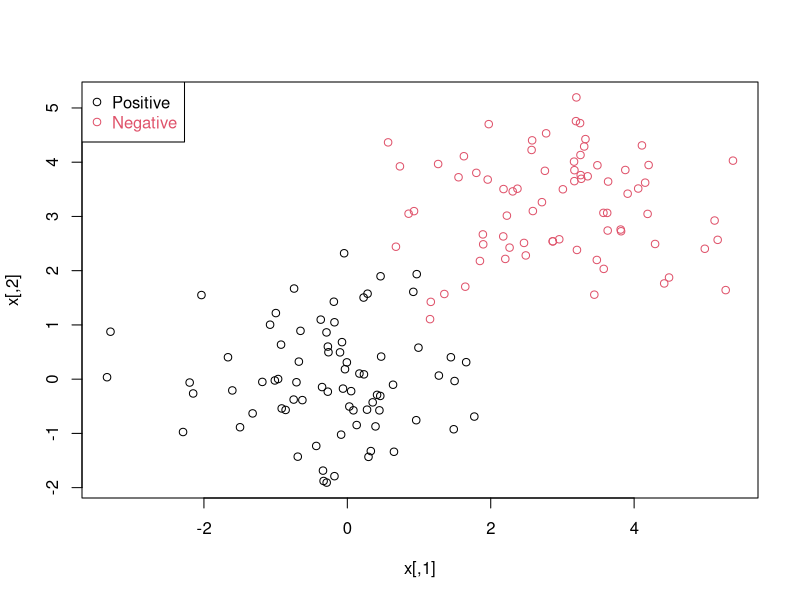
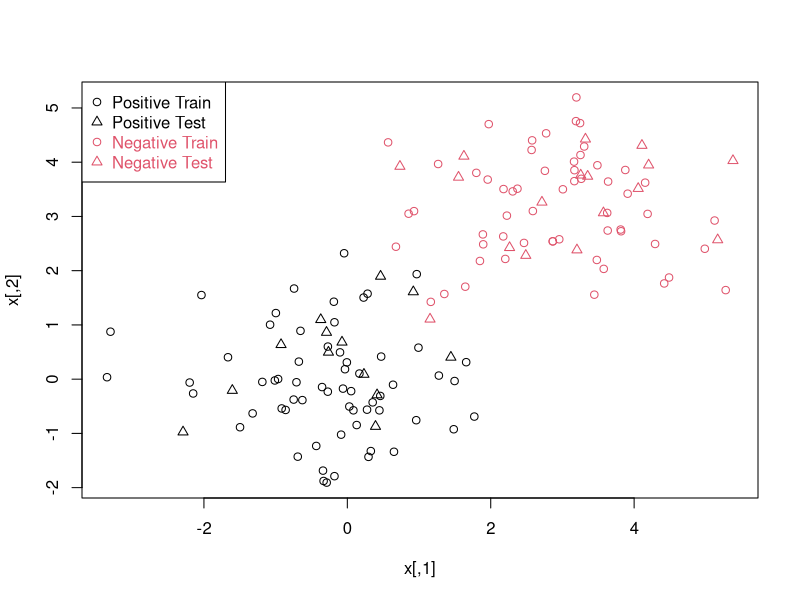
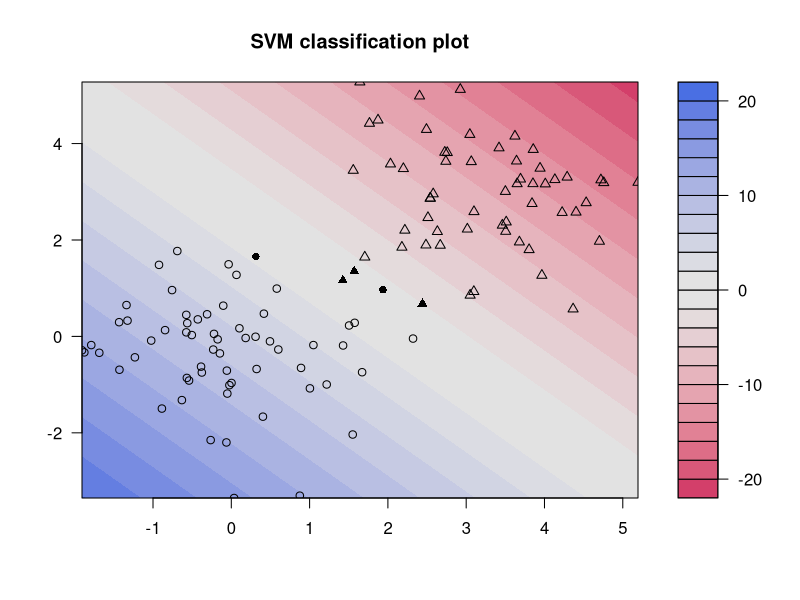
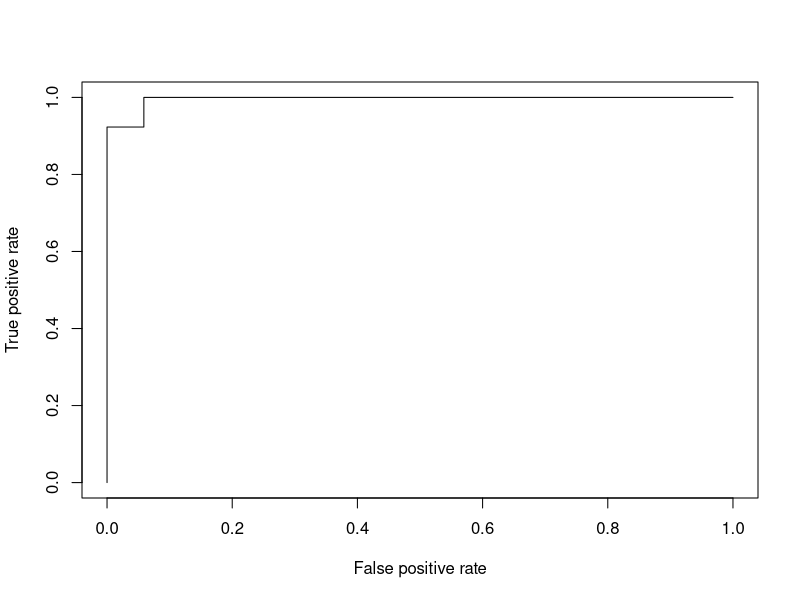
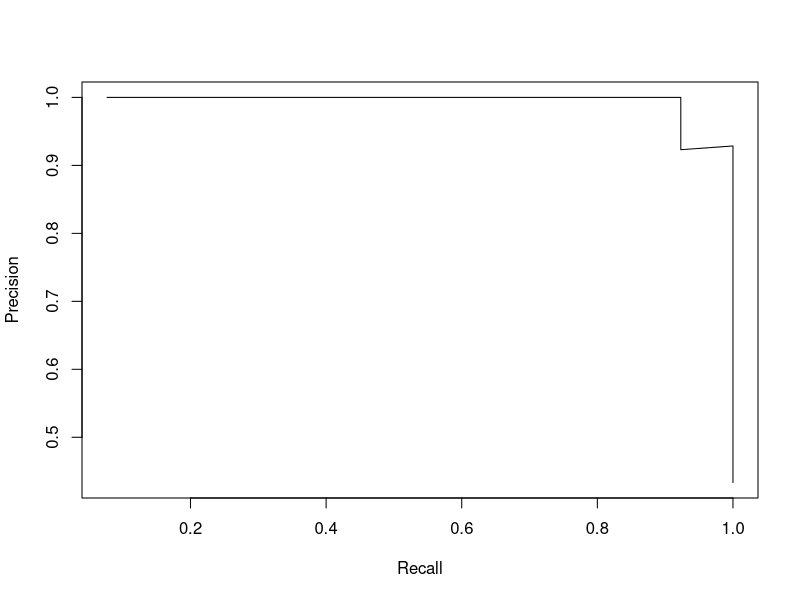
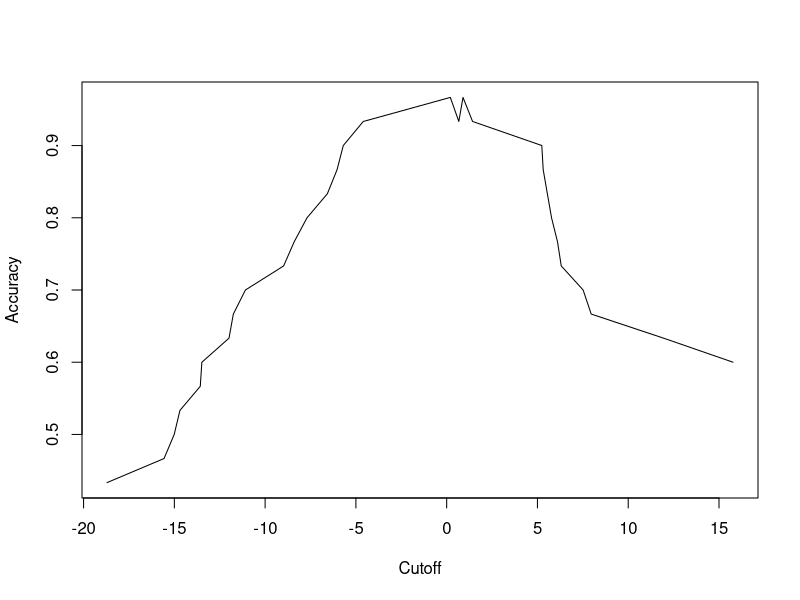
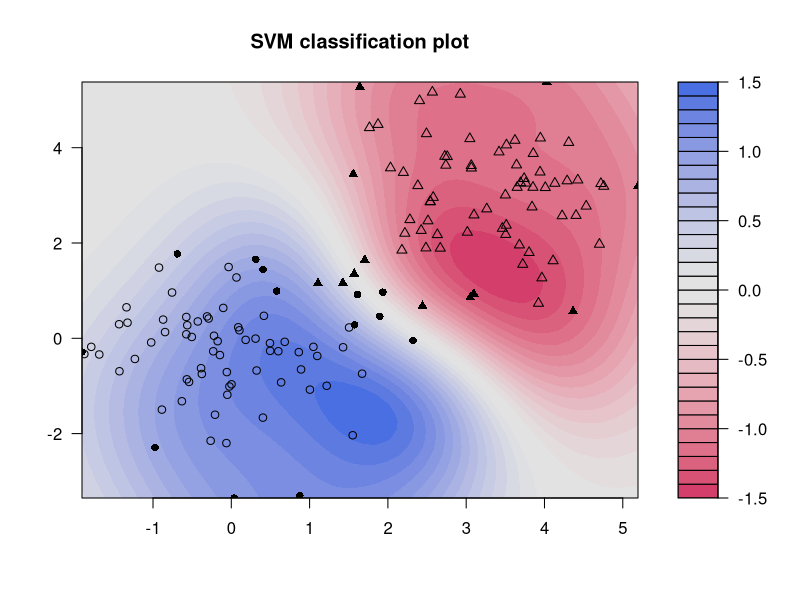
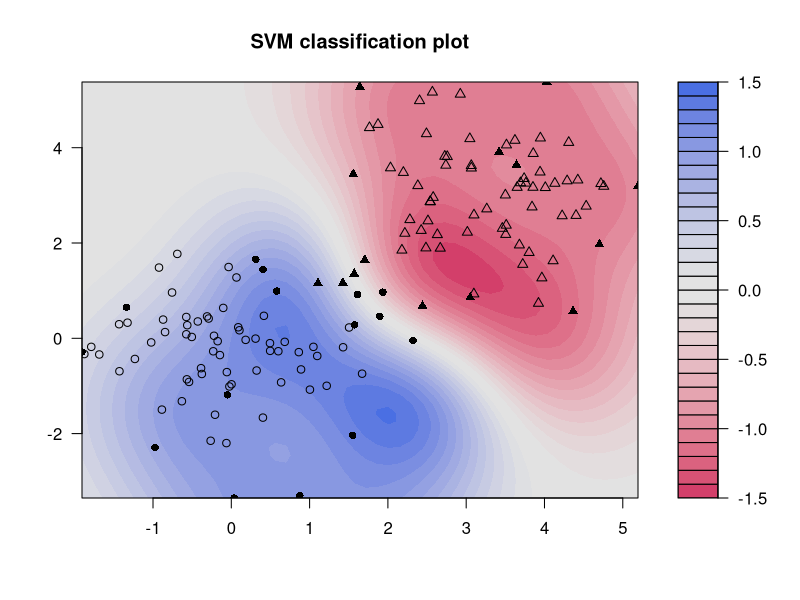

Reproduce these figures in R, in order.
n <- 150 # number of data points
p <- 2   # dimension
sigma <- 1  # variance of the distribution
meanpos <- 0 # centre of the distribution of positive examples
meanneg <- 3 # centre of the distribution of negative examples
npos <- round(n/2) # number of positive examples
nneg <- n-npos # number of negative examples
# Generate the positive and negative examples
xpos <- matrix(rnorm(npos*p,mean=meanpos,sd=sigma),npos,p)
xneg <- matrix(rnorm(nneg*p,mean=meanneg,sd=sigma),npos,p)
x <- rbind(xpos,xneg)
# Generate the labels
y <- matrix(c(rep(1,npos),rep(-1,nneg)))
# Visualize the data
plot(x,col=ifelse(y>0,1,2))
legend("topleft",c("Positive","Negative"),col=seq(2),pch=1,text.col=seq(2))


## Prepare a training and a test set ##
ntrain <- round(n*0.8) # number of training examples
tindex <- sample(n,ntrain) # indices of training samples
xtrain <- x[tindex,]
xtest <- x[-tindex,]
ytrain <- y[tindex]
ytest <- y[-tindex]
istrain=rep(0,n)
istrain[tindex]=1
# Visualize
plot(x,col=ifelse(y>0,1,2),pch=ifelse(istrain==1,1,2))
legend("topleft",c("Positive Train","Positive Test","Negative Train","Negative Test"),
       col=c(1,1,2,2),pch=c(1,2,1,2),text.col=c(1,1,2,2))

##Train a SVM
# load the kernlab package
library(kernlab)
# train the SVM
svp <- ksvm(xtrain,ytrain,type="C-svc",kernel="vanilladot",C=100,scaled=c())
svp
# Attributes that you can access
attributes(svp)
# For example, the support vectors
alpha(svp)
alphaindex(svp)
b(svp)
# Use the built-in function to pretty-plot the classifier
plot(svp,data=xtrain)


##Predict with a SVM
# Predict labels on test
ypred = predict(svp,xtest)
table(ytest,ypred)
# Compute accuracy
sum(ypred==ytest)/length(ytest)
# Compute at the prediction scores
ypredscore = predict(svp,xtest,type="decision")
# Check that the predicted labels are the signs of the scores
table(ypredscore > 0,ypred)
# Package to compute ROC curve, precision-recall etc...
library(ROCR)
pred <- prediction(ypredscore,ytest)
# Plot ROC curve
perf <- performance(pred, measure = "tpr", x.measure = "fpr")
plot(perf)
# Plot precision/recall curve
perf <- performance(pred, measure = "prec", x.measure = "rec")
plot(perf)
# Plot accuracy as function of threshold
perf <- performance(pred, measure = "acc")
plot(perf)


##Nonlinear SVM
# Train a nonlinear SVM
svp <- ksvm(x,y,type="C-svc",kernel="rbf",kpar=list(sigma=1),C=1)
# Visualize it
plot(svp,data=x)

# Train a nonlinear SVM with automatic selection of sigma by heuristic
svp <- ksvm(x,y,type="C-svc",kernel="rbf",C=1)
# Visualize it
plot(svp,data=x)
